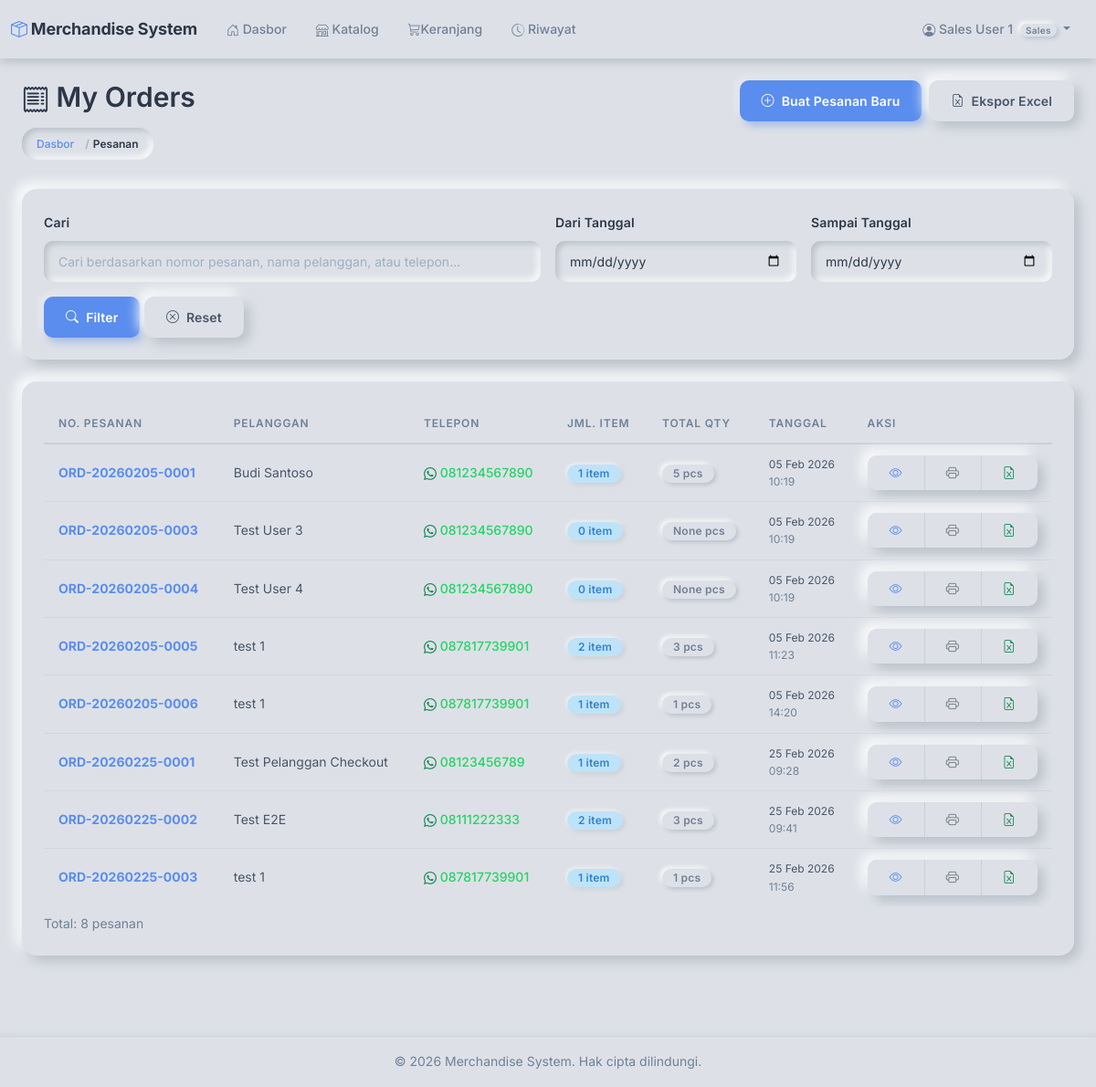
The page /orders/ (signed in) on the database its author committed.
### accounts/models.py (models this page shows, shortened)
class User(AbstractUser):
    class Role(models.TextChoices):
        ADMIN = 'ADMIN', 'Admin (Markom)'
        SALES = 'SALES', 'Sales'
    role = models.CharField(
        max_length=10,
        choices=Role.choices,
        default=Role.SALES,
        help_text='User role: ADMIN for Markom, SALES for sales team'
    )
    full_name = models.CharField(
        max_length=255,
        help_text='Full name of the user'
    )
    phone = models.CharField(
        max_length=20,
        blank=True,
        help_text='Phone number'
    )
    class Meta:
        db_table = 'users'
        verbose_name = 'User'
        verbose_name_plural = 'Users'
        ordering = ['-date_joined']
    @property
    def is_admin(self):
        return self.role == self.Role.ADMIN
    @property
    def is_sales(self):
        return self.role == self.Role.SALES

### orders/models.py (models this page shows, shortened)
class Order(models.Model):
    order_number = models.CharField(
        max_length=50,
        unique=True,
        help_text='Auto-generated order number (ORD-YYYYMMDD-XXXX)'
    )
    customer_name = models.CharField(
        max_length=200,
        help_text='Customer full name'
    )
    customer_phone = models.CharField(
        max_length=20,
        help_text='Customer WhatsApp number'
    )
    sales_user = models.ForeignKey(
        settings.AUTH_USER_MODEL,
        on_delete=models.PROTECT,
        related_name='orders',
        help_text='Sales user who created this order'
    )
    notes = models.TextField(
        blank=True,
        help_text='Additional notes or comments'
    )
    created_at = models.DateTimeField(
        auto_now_add=True,
        help_text='Order creation timestamp'
    )
    class Meta:
        db_table = 'orders'
        verbose_name = 'Order'
        verbose_name_plural = 'Orders'
        ordering = ['-created_at']

### orders/views.py (the view)
# urls.py: path('', views.order_list, name='order_list'),
@admin_or_sales_required
def order_list(request):
    search_query = request.GET.get('search', '')
    date_from = request.GET.get('date_from', '')
    date_to = request.GET.get('date_to', '')
    if request.user.is_admin:
        orders = Order.objects.select_related('sales_user').all()
        title = 'All Orders'
    else:
        orders = Order.objects.filter(sales_user=request.user).all()
        title = 'My Orders'
    if search_query:
        orders = orders.filter(
            Q(order_number__icontains=search_query) |
            Q(customer_name__icontains=search_query) |
            Q(customer_phone__icontains=search_query)
        )
    if date_from:
        orders = orders.filter(created_at__date__gte=date_from)
    if date_to:
        orders = orders.filter(created_at__date__lte=date_to)
    orders = orders.annotate(
        item_count=Count('items'),
        total_quantity=Sum('items__quantity')
    )
    context = {
        'orders': orders,
        'title': title,
        'search_query': search_query,
        'date_from': date_from,
        'date_to': date_to
    }
    return render(request, 'orders/order_list.html', context)

### orders/cart.py (called while the page is built)
    def get_total_quantity(self):
        return sum(item.get('quantity', 0) for item in self.cart.values())

    def get_total_unique(self):
        return len(self.cart)

### orders/context_processors.py (called while the page is built)
def cart_context(request):
    if request.user.is_authenticated and hasattr(request.user, 'is_sales') and request.user.is_sales:
        cart = Cart(request)
        return {
            'navbar_cart_total': cart.get_total_quantity(),
            'navbar_cart_unique': cart.get_total_unique(),
        }
    return {
        'navbar_cart_total': 0,
        'navbar_cart_unique': 0,
    }

### templates/orders/order_list.html (shortened to what this page needs)
{% extends 'base.html' %}
{% block content %}
<div class="container-fluid">
    <div class="row mb-4 align-items-start">
        <div class="col">
            <h2><i class="bi bi-receipt"></i> {{ title }}</h2>
            <nav aria-label="breadcrumb">
                <ol class="breadcrumb">
                    <li class="breadcrumb-item"><a href="{% url 'dashboard:home' %}">Dasbor</a></li>
                    <li class="breadcrumb-item active">Pesanan</li>
                </ol>
            </nav>
        </div>
        <div class="col-12 col-md-auto d-flex flex-wrap gap-2 mt-3 mt-md-0">
            <a href="{% url 'orders:order_create' %}" class="btn btn-primary">
                <i class="bi bi-plus-circle"></i> Buat Pesanan Baru
            </a>
            <button type="button" class="btn btn-secondary" onclick="exportExcel()" id="exportBtn">
                <i class="bi bi-file-earmark-excel"></i> Ekspor Excel
            </button>
        </div>
    </div>
    <div class="card mb-4">
        <div class="card-body">
            <form method="get" class="row g-3">
                <div class="col-md-6">
                    <label class="form-label">Cari</label>
                    <input type="text" name="search" class="form-control"
                           placeholder="Cari berdasarkan nomor pesanan, nama pelanggan, atau telepon..."
                           value="{{ search_query }}">
                </div>
                <div class="col-md-3">
                    <label class="form-label">Dari Tanggal</label>
                    <input type="date" name="date_from" class="form-control" value="{{ date_from }}">
                </div>
                <div class="col-md-3">
                    <label class="form-label">Sampai Tanggal</label>
                    <input type="date" name="date_to" class="form-control" value="{{ date_to }}">
                </div>
                <div class="col-md-12">
                    <button type="submit" class="btn btn-primary">
                        <i class="bi bi-search"></i> Filter
                    </button>
                    <a href="{% url 'orders:order_list' %}" class="btn btn-secondary">
                        <i class="bi bi-x-circle"></i> Reset
                    </a>
                </div>
            </form>
        </div>
    </div>
    <div class="card">
        <div class="card-body">
            {% if orders %}
            <div class="table-responsive">
                <table class="table table-hover">
                    <thead>
                        <tr>
                            <th>No. Pesanan</th>
                            <th>Pelanggan</th>
                            <th>Telepon</th>
                            <th>Jml. Item</th>
                            <th>Total Qty</th>
                            <th>Tanggal</th>
                            <th style="width: 120px;">Aksi</th>
                        </tr>
                    </thead>
                    <tbody>
                        {% for order in orders %}
                        <tr>
                            <td>
                                <a href="{% url 'orders:order_detail' order.pk %}" class="text-decoration-none">
                                    <strong>{{ order.order_number }}</strong>
                                </a>
                            </td>
                            <td>{{ order.customer_name }}</td>
                            <td>
                                <a href="https://wa.me/{{ order.customer_phone|cut:'+' }}" target="_blank"
                                   class="text-decoration-none">
                                    <i class="bi bi-whatsapp text-success"></i> {{ order.customer_phone }}
                                </a>
                            </td>
                            <td>
                                <span class="badge bg-info">{{ order.item_count }} item</span>
                            </td>
                            <td>
                                <span class="badge bg-secondary">{{ order.total_quantity }} pcs</span>
                            </td>
                            <td style="font-size: var(--text-xs);">
                                {{ order.created_at|date:"d M Y" }}<br>
                                <span class="text-muted">{{ order.created_at|date:"H:i" }}</span>
                            </td>
                            <td>
                                <div class="btn-group btn-group-sm">
                                    <a href="{% url 'orders:order_detail' order.pk %}"
                                       class="btn btn-outline-primary" title="Lihat Detail">
                                        <i class="bi bi-eye"></i>
                                    </a>
                                    <a href="{% url 'orders:order_print' order.pk %}"
                                       class="btn btn-outline-secondary" title="Cetak" target="_blank">
                                        <i class="bi bi-printer"></i>
                                    </a>
                                    <a href="{% url 'orders:order_export_detail_excel' order.pk %}"
                                       class="btn btn-outline-success" title="Ekspor Excel">
                                        <i class="bi bi-file-earmark-excel"></i>
                                    </a>
                                </div>
                            </td>
                        </tr>
                        {% endfor %}
                    </tbody>
                </table>
            </div>
            <div class="text-muted mt-2" style="font-size: var(--text-sm);">
                Total: {{ orders.count }} pesanan
            </div>
            {% endif %}
        </div>
    </div>
</div>
{% endblock %}

### templates/base.html (shortened to what this page needs)
<!DOCTYPE html>
<html lang="id">
<head>
    <link href="https://cdn.jsdelivr.net/npm/bootstrap@5.3.0/dist/css/bootstrap.min.css" rel="stylesheet">
    <link rel="stylesheet" href="https://cdn.jsdelivr.net/npm/bootstrap-icons@1.11.0/font/bootstrap-icons.css">
    {% load static %}
    <link rel="stylesheet" href="{% static 'css/custom.css' %}">
</head>
<body>
    {% if user.is_authenticated %}
    <nav class="navbar navbar-expand-lg">
        <div class="container-fluid">
            <a class="navbar-brand" href="{% url 'dashboard:home' %}">
                <i class="bi bi-box-seam me-1" style="color: var(--color-accent);"></i>Merchandise System
            </a>
            <div class="collapse navbar-collapse" id="navbarNav">
                <ul class="navbar-nav me-auto">
                    <li class="nav-item">
                        <a class="nav-link {% if request.resolver_match.app_name == 'dashboard' %}active{% endif %}"
                           href="{% url 'dashboard:home' %}">
                            <i class="bi bi-house-door"></i> Dasbor
                        </a>
                    </li>
                    {% if user.is_sales %}
                    <li class="nav-item">
                        <a class="nav-link {% if request.resolver_match.url_name == 'shop' %}active{% endif %}"
                           href="{% url 'orders:shop' %}">
                            <i class="bi bi-shop"></i> Katalog
                        </a>
                    </li>
                    <li class="nav-item">
                        <a class="nav-link cart-nav-link {% if request.resolver_match.url_name == 'cart_detail' %}active{% endif %}"
                           href="{% url 'orders:cart_detail' %}">
                            <i class="bi bi-cart3"></i> Keranjang
                        </a>
                    </li>
                    <li class="nav-item">
                        <a class="nav-link {% if request.resolver_match.url_name == 'my_orders' %}active{% endif %}"
                           href="{% url 'orders:my_orders' %}">
                            <i class="bi bi-clock-history"></i> Riwayat
                        </a>
                    </li>
                    {% endif %}
                </ul>
                <ul class="navbar-nav">
                    <li class="nav-item dropdown">
                        <a class="nav-link dropdown-toggle" href="#" id="userDropdown"
                           role="button" data-bs-toggle="dropdown" aria-expanded="false">
                            <i class="bi bi-person-circle"></i>
                            {{ user.full_name }}
                            {% if user.is_admin %}
                                <span class="badge bg-primary ms-1 badge-role">Admin</span>
                            {% else %}
                                <span class="badge bg-secondary ms-1 badge-role">Sales</span>
                            {% endif %}
                        </a>
                    </li>
                </ul>
            </div>
        </div>
    </nav>
    {% endif %}
    <main class="{% if user.is_authenticated %}container-fluid py-4{% endif %}">
        {% block content %}{% endblock %}
    </main>
    {% if user.is_authenticated %}
    <footer>
        <div class="container-fluid">
            <p class="mb-0">&copy; {% now "Y" %} Merchandise System. Hak cipta dilindungi.</p>
        </div>
    </footer>
    {% endif %}
</body>
</html>

### rows shown on the page
User: full_name "Sales User 1"
Order: order_number "ORD-20260205-0001", customer_name "Budi Santoso", customer_phone "081234567890", item_count "1", total_quantity "5", created_at "05 Feb 2026", created_at "10:19"
Order: order_number "ORD-20260205-0003", customer_name "Test User 3", customer_phone "081234567890", item_count "0", total_quantity "None", created_at "05 Feb 2026", created_at "10:19"
Order: order_number "ORD-20260205-0004", customer_name "Test User 4", customer_phone "081234567890", item_count "0", total_quantity "None", created_at "05 Feb 2026", created_at "10:19"
Order: order_number "ORD-20260205-0005", customer_name "test 1", customer_phone "087817739901", item_count "2", total_quantity "3", created_at "05 Feb 2026", created_at "11:23"
Order: order_number "ORD-20260205-0006", customer_name "test 1", customer_phone "087817739901", item_count "1", total_quantity "1", created_at "05 Feb 2026", created_at "14:20"
Order: order_number "ORD-20260225-0001", customer_name "Test Pelanggan Checkout", customer_phone "08123456789", item_count "1", total_quantity "2", created_at "25 Feb 2026", created_at "09:28"
Order: order_number "ORD-20260225-0002", customer_name "Test E2E", customer_phone "08111222333", item_count "2", total_quantity "3", created_at "25 Feb 2026", created_at "09:41"
Order: order_number "ORD-20260225-0003", customer_name "test 1", customer_phone "087817739901", item_count "1", total_quantity "1", created_at "25 Feb 2026", created_at "11:56"

### other values the page prints
{{ title }} "My Orders"
{{ orders.count }} "8"
